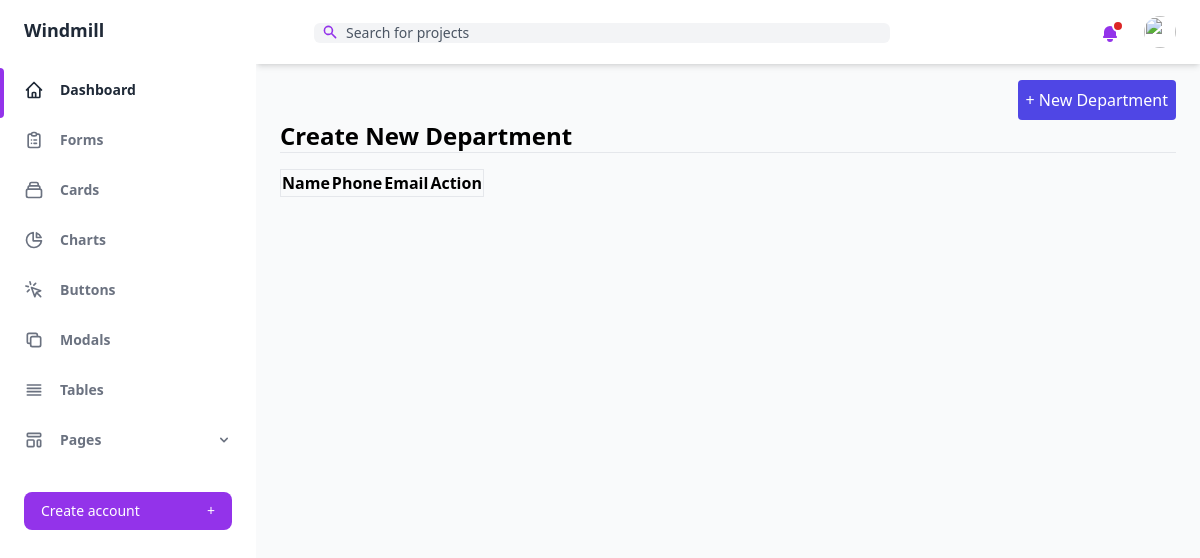
/administrator/department/, run on an earlier commit of the app's database.
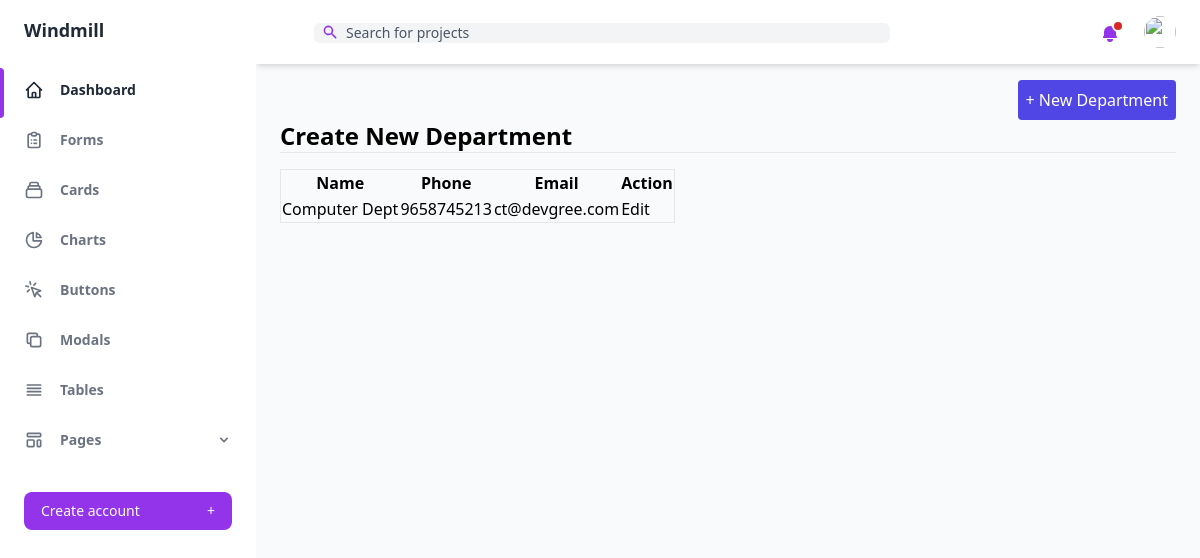
And on a later commit of the database.
### administrator/models.py (models this page shows, shortened)
class Department(models.Model):
    id = models.AutoField(primary_key=True)
    name = models.CharField(max_length=100, unique=True)
    phone = models.CharField(max_length=15, blank=True, null=True)
    email = models.EmailField()
    description = models.CharField(max_length = 250, blank=True, null=True)

### administrator/views.py (the view)
# urls.py: path('department/', DepartmentListView.as_view(), name='department_list'),
class DepartmentListView(ListView):
    model = Department
    template_name = "administrator/department/list.html"

### administrator/templates/administrator/department/list.html
{% extends 'master.html' %}
{% block content %}
<div class="flex">
    <a href="{% url 'department_create' %}" class="ml-auto bg-indigo-600 p-2 rounded text-white">
        + New Department
    </a>
</div>
<h1 class="font-bold text-2xl">Create New Department</h1>
<hr/>
<div class="container mt-4">
    <table class="table border table-striped">
        <tr>
            <th>Name</th>
            <th>Phone</th>
            <th>Email</th>
            <th>Action</th>
        </tr>
        {% for i in object_list %}
        <tr>
            <td>{{ i.name }}</td>
            <td>{{ i.phone }}</td>
            <td>{{ i.email }}</td>
            <td>
                Edit
            </td>
        </tr>
        {% endfor %}
    </table>
</div>
{% endblock content %}

### theme/templates/master.html (shortened to what this page needs)
{% load static tailwind_tags %}
<!DOCTYPE html>
<html :class="{ 'theme-dark': dark }" x-data="data()" lang="en">
<head>
	{% tailwind_css %}
</head>
<body>
	<div class="flex h-screen bg-gray-50 dark:bg-gray-900" :class="{ 'overflow-hidden': isSideMenuOpen }">
		{% include 'administrator/shared/left_sidebar.html' %}
		<div class="flex flex-col flex-1 w-full">
			{% include 'administrator/shared/navbar.html' %}
			<main class="h-full overflow-y-auto">
				<div class="container px-6 py-4 mx-auto grid">
					{% block content %}
					{% endblock content %}
				</div>
			</main>
		</div>
	</div>
</body>
</html>

### administrator/templates/administrator/shared/left_sidebar.html (shortened to what this page needs)
<aside class="z-20 hidden w-64 overflow-y-auto bg-white dark:bg-gray-800 md:block flex-shrink-0">
    <div class="py-4 text-gray-500 dark:text-gray-400">
        <a class="ml-6 text-lg font-bold text-gray-800 dark:text-gray-200" href="#">
            Windmill
        </a>
        <ul class="mt-6">
            <li class="relative px-6 py-3">
                <span class="absolute inset-y-0 left-0 w-1 bg-purple-600 rounded-tr-lg rounded-br-lg"
                    aria-hidden="true"></span>
                <a class="inline-flex items-center w-full text-sm font-semibold text-gray-800 transition-colors duration-150 hover:text-gray-800 dark:hover:text-gray-200 dark:text-gray-100"
                    href="index.html">
                    <span class="ml-4">Dashboard</span>
                </a>
            </li>
        </ul>
        <ul>
            <li class="relative px-6 py-3">
                <a class="inline-flex items-center w-full text-sm font-semibold transition-colors duration-150 hover:text-gray-800 dark:hover:text-gray-200"
                    href="forms.html">
                    <span class="ml-4">Forms</span>
                </a>
            </li>
            <li class="relative px-6 py-3">
                <a class="inline-flex items-center w-full text-sm font-semibold transition-colors duration-150 hover:text-gray-800 dark:hover:text-gray-200"
                    href="cards.html">
                    <span class="ml-4">Cards</span>
                </a>
            </li>
            <li class="relative px-6 py-3">
                <a class="inline-flex items-center w-full text-sm font-semibold transition-colors duration-150 hover:text-gray-800 dark:hover:text-gray-200"
                    href="charts.html">
                    <svg class="w-5 h-5" aria-hidden="true" fill="none" stroke-linecap="round"
                        stroke-linejoin="round" stroke-width="2" viewBox="0 0 24 24" stroke="currentColor">
                        <path d="M11 3.055A9.001 9.001 0 1020.945 13H11V3.055z"></path>
                        <path d="M20.488 9H15V3.512A9.025 9.025 0 0120.488 9z"></path>
                    </svg>
                    <span class="ml-4">Charts</span>
                </a>
            </li>
            <li class="relative px-6 py-3">
                <a class="inline-flex items-center w-full text-sm font-semibold transition-colors duration-150 hover:text-gray-800 dark:hover:text-gray-200"
                    href="buttons.html">
                    <svg class="w-5 h-5" aria-hidden="true" fill="none" stroke-linecap="round"
                        stroke-linejoin="round" stroke-width="2" viewBox="0 0 24 24" stroke="currentColor">
                        <path
                            d="M15 15l-2 5L9 9l11 4-5 2zm0 0l5 5M7.188 2.239l.777 2.897M5.136 7.965l-2.898-.777M13.95 4.05l-2.122 2.122m-5.657 5.656l-2.12 2.122">
                        </path>
                    </svg>
                    <span class="ml-4">Buttons</span>
                </a>
            </li>
            <li class="relative px-6 py-3">
                <a class="inline-flex items-center w-full text-sm font-semibold transition-colors duration-150 hover:text-gray-800 dark:hover:text-gray-200"
                    href="modals.html">
                    <svg class="w-5 h-5" aria-hidden="true" fill="none" stroke-linecap="round"
                        stroke-linejoin="round" stroke-width="2" viewBox="0 0 24 24" stroke="currentColor">
                        <path
                            d="M8 16H6a2 2 0 01-2-2V6a2 2 0 012-2h8a2 2 0 012 2v2m-6 12h8a2 2 0 002-2v-8a2 2 0 00-2-2h-8a2 2 0 00-2 2v8a2 2 0 002 2z">
                        </path>
                    </svg>
                    <span class="ml-4">Modals</span>
                </a>
            </li>
            <li class="relative px-6 py-3">
                <a class="inline-flex items-center w-full text-sm font-semibold transition-colors duration-150 hover:text-gray-800 dark:hover:text-gray-200"
                    href="tables.html">
                    <svg class="w-5 h-5" aria-hidden="true" fill="none" stroke-linecap="round"
                        stroke-linejoin="round" stroke-width="2" viewBox="0 0 24 24" stroke="currentColor">
                        <path d="M4 6h16M4 10h16M4 14h16M4 18h16"></path>
                    </svg>
                    <span class="ml-4">Tables</span>
                </a>
            </li>
            <li class="relative px-6 py-3">
                <button
                    class="inline-flex items-center justify-between w-full text-sm font-semibold transition-colors duration-150 hover:text-gray-800 dark:hover:text-gray-200"
                    @click="togglePagesMenu" aria-haspopup="true">
                    <span class="inline-flex items-center">
                        <span class="ml-4">Pages</span>
                    </span>
                    <svg class="w-4 h-4" aria-hidden="true" fill="currentColor" viewBox="0 0 20 20">
                        <path fill-rule="evenodd"
                            d="M5.293 7.293a1 1 0 011.414 0L10 10.586l3.293-3.293a1 1 0 111.414 1.414l-4 4a1 1 0 01-1.414 0l-4-4a1 1 0 010-1.414z"
                            clip-rule="evenodd"></path>
                    </svg>
                </button>
            </li>
        </ul>
        <div class="px-6 my-6">
            <button
                class="flex items-center justify-between w-full px-4 py-2 text-sm font-medium leading-5 text-white transition-colors duration-150 bg-purple-600 border border-transparent rounded-lg active:bg-purple-600 hover:bg-purple-700 focus:outline-none focus:shadow-outline-purple">
                Create account
                <span class="ml-2" aria-hidden="true">+</span>
            </button>
        </div>
    </div>
</aside>

### administrator/templates/administrator/shared/navbar.html (shortened to what this page needs)
<header class="z-10 py-4 bg-white shadow-md dark:bg-gray-800">
    <div class="container flex items-center justify-between h-full px-6 mx-auto text-purple-600 dark:text-purple-300">
        <div class="flex justify-center flex-1 lg:mr-32">
            <div class="relative w-full max-w-xl mr-6 focus-within:text-purple-500">
                <div class="absolute inset-y-0 flex items-center pl-2">
                    <svg class="w-4 h-4" aria-hidden="true" fill="currentColor" viewBox="0 0 20 20">
                        <path fill-rule="evenodd"
                            d="M8 4a4 4 0 100 8 4 4 0 000-8zM2 8a6 6 0 1110.89 3.476l4.817 4.817a1 1 0 01-1.414 1.414l-4.816-4.816A6 6 0 012 8z"
                            clip-rule="evenodd"></path>
                    </svg>
                </div>
                <input
                    class="w-full pl-8 pr-2 text-sm text-gray-700 placeholder-gray-600 bg-gray-100 border-0 rounded-md dark:placeholder-gray-500 dark:focus:shadow-outline-gray dark:focus:placeholder-gray-600 dark:bg-gray-700 dark:text-gray-200 focus:placeholder-gray-500 focus:bg-white focus:border-purple-300 focus:outline-none focus:shadow-outline-purple form-input"
                    type="text" placeholder="Search for projects" aria-label="Search" />
            </div>
        </div>
        <ul class="flex items-center flex-shrink-0 space-x-6">
            <li class="relative">
                <button class="relative align-middle rounded-md focus:outline-none focus:shadow-outline-purple"
                    @click="toggleNotificationsMenu" @keydown.escape="closeNotificationsMenu" aria-label="Notifications"
                    aria-haspopup="true">
                    <svg class="w-5 h-5" aria-hidden="true" fill="currentColor" viewBox="0 0 20 20">
                        <path
                            d="M10 2a6 6 0 00-6 6v3.586l-.707.707A1 1 0 004 14h12a1 1 0 00.707-1.707L16 11.586V8a6 6 0 00-6-6zM10 18a3 3 0 01-3-3h6a3 3 0 01-3 3z">
                        </path>
                    </svg>
                    <span aria-hidden="true"
                        class="absolute top-0 right-0 inline-block w-3 h-3 transform translate-x-1 -translate-y-1 bg-red-600 border-2 border-white rounded-full dark:border-gray-800"></span>
                </button>
            </li>
            <li class="relative">
                <button class="align-middle rounded-full focus:shadow-outline-purple focus:outline-none"
                    @click="toggleProfileMenu" @keydown.escape="closeProfileMenu" aria-label="Account"
                    aria-haspopup="true">
                    <img class="object-cover w-8 h-8 rounded-full"
                        src="https://images.unsplash.com/photo-1502378735452-bc7d86632805?ixlib=rb-0.3.5&q=80&fm=jpg&crop=entropy&cs=tinysrgb&w=200&fit=max&s=aa3a807e1bbdfd4364d1f449eaa96d82"
                        alt="" aria-hidden="true" />
                </button>
            </li>
        </ul>
    </div>
</header>

What changed in the data, as far as the page shows it:
added Department: name "Computer Dept", phone "9658745213", email "ct@devgree.com"
